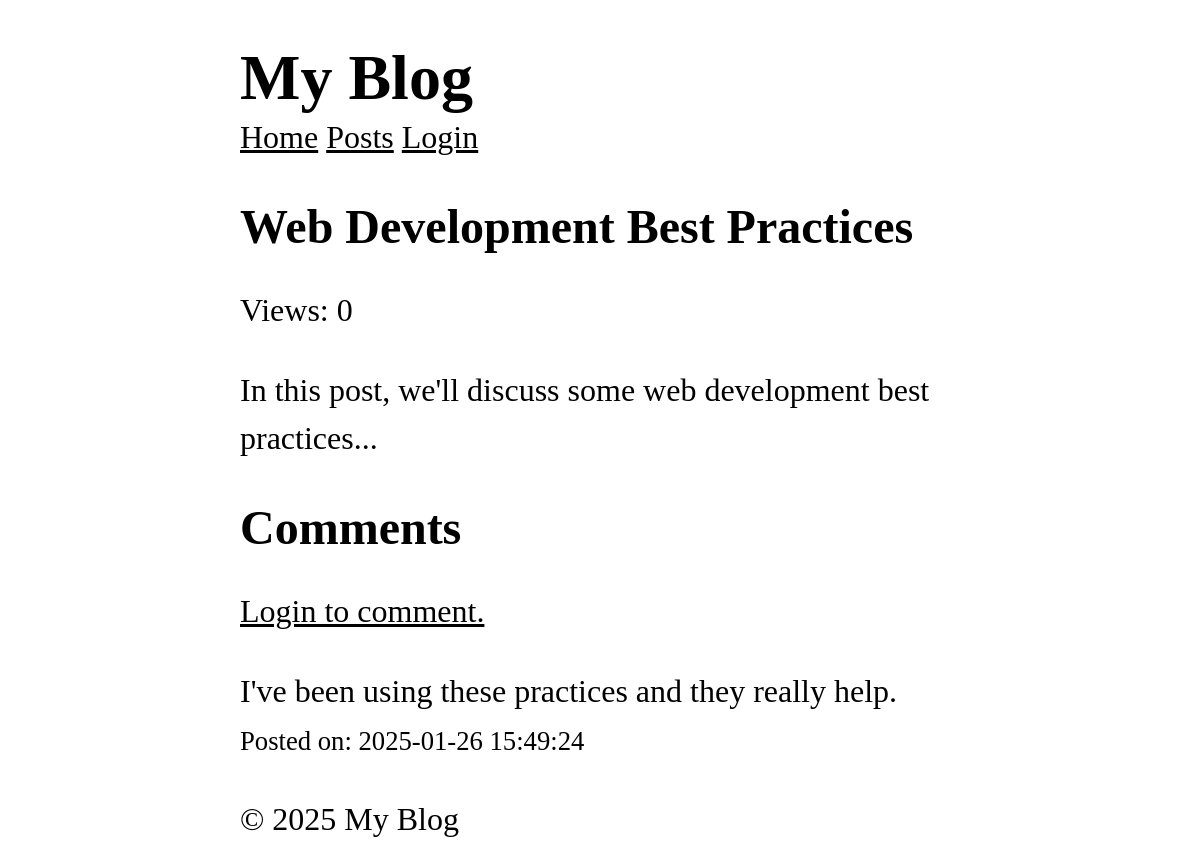
Page /posts/3 on the earlier database version.
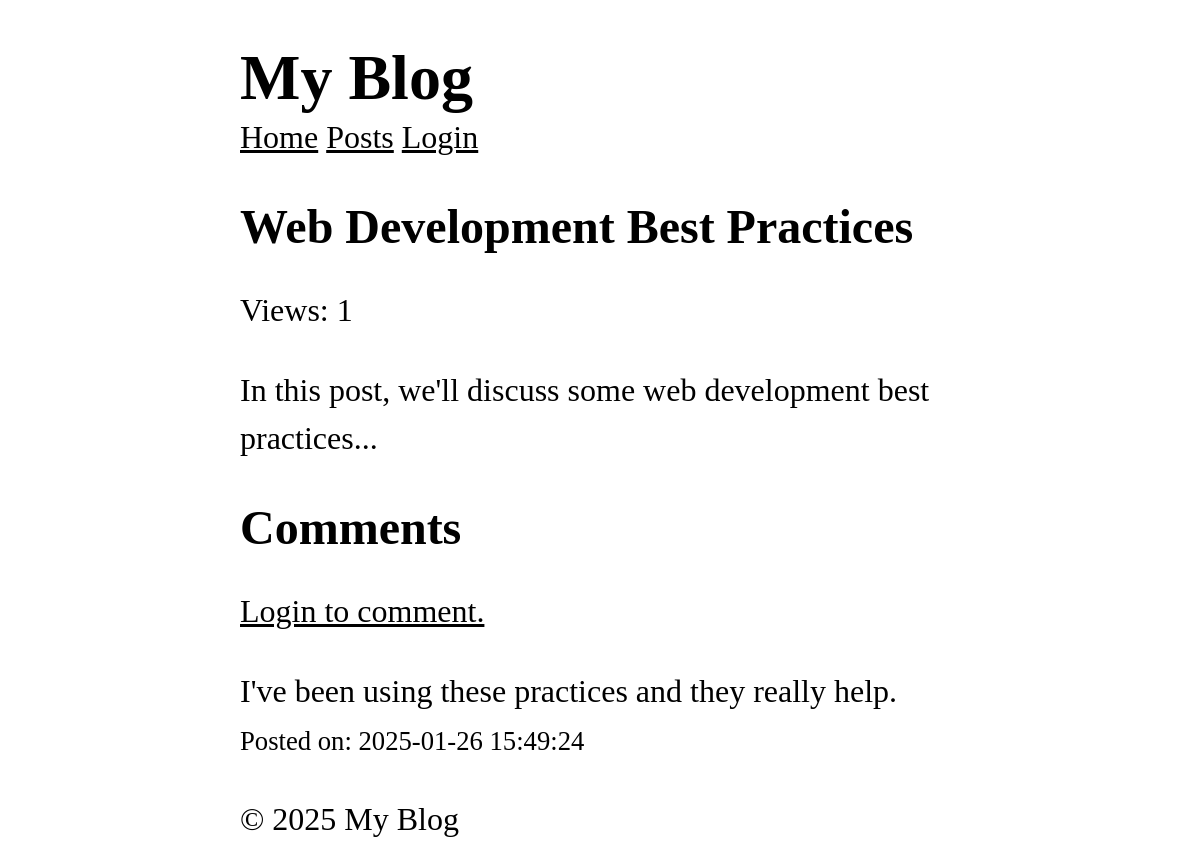
Same page on the later database version.
### tables this page shows
CREATE TABLE posts (
  id INTEGER PRIMARY KEY AUTOINCREMENT,
  title TEXT NOT NULL,
  content TEXT NOT NULL,
  views INTEGER DEFAULT 0,
  user_id INTEGER NOT NULL,
  created_at DATETIME DEFAULT CURRENT_TIMESTAMP,
  FOREIGN KEY (user_id) REFERENCES users (id)
);

### core/View.php (called while the page is built, shortened)
<?php
class View
{
  protected static $globals = [];
  public static function share(string $key, mixed $value): void
  {
    static::$globals[$key] = $value;
  }
  public static function render(string $template, array $data = [], string $layout = null): string
  {
    $data = [...static::$globals, ...$data];
    $content = static::renderTemplate(
      $template,
      $data
    );
    return static::renderLayout($layout, $data, $content);
  }
  protected static function renderTemplate(string $template, array $data): string
  {
    extract($data);
    $path = dirname(__DIR__) . "/app/Views/$template.php";
    require $path;
    return ob_get_clean();
  }
  protected static function renderLayout(?string $template, array $data, string $content): string
  {
    return ob_get_clean();
  }
}

### app/Controllers/PostController.php (called while the page is built, shortened)
<?php
class PostController {
  public function show($id) {
    $post = Post::find($id);
    $comments = Comment::forPost($id);
    return View::render(
      template: 'post/show',
      layout: 'layouts/main',
      data: ['post' => $post, 'comments' => $comments]
    );
  }
}

### core/Router.php (called while the page is built, shortened)
<?php
class Router
{
  protected array $routes = [];
  protected array $globalMiddleware = [];
  protected array $routeMiddleware = [];
  public function add(string $method, string $uri, string $controller, array $middlewares = []): void
  {
    $this->routes[] = [
      'method' => $method,
      'uri' => $uri,
      'controller' => $controller,
      'middlewares' => $middlewares
    ];
  }
  public function addGlobalMiddleware(string $middleware): void
  {
    $this->globalMiddleware[] = $middleware;
  }
  public function addRouteMiddleware(string $name, string $middleware): void
  {
    $this->routeMiddleware[$name] = $middleware;
  }
  public function dispatch(string $uri, string $method): string
  {
    $route = $this->findRoute($uri, $method);
    $middlewares = [
      ...$this->globalMiddleware,
      ...array_map(
        fn($name) => $this->routeMiddleware[$name],
        $route['middlewares']
      )
    ];
    return $this->runMiddleware(
      $middlewares,
      function () use ($route) {
        [$controller, $action] = explode('@', $route['controller']);
        return $this->callAction($controller, $action, $route['params']);
      }
    );
  }
  protected function runMiddleware(array $middlewares, callable $target): mixed
  {
    $next = $target;
    foreach (array_reverse($middlewares) as $middleware) {
      $next = function () use ($middleware, $next) {
        error_log("Middleware: running $middleware");
        return (new $middleware)->handle($next);
      };
    }
    return $next();
  }
  protected function findRoute(string $uri, string $method): ?array
  {
    foreach ($this->routes as $route) {
      $params = $this->matchRoute($route['uri'], $uri);
      if ($params !== null && $route['method'] === $method) {
        return [...$route, 'params' => $params];
      }
    }
    return null;
  }
  protected function matchRoute(string $routeUri, string $requestUri): ?array
  {
    $routeSegments = explode('/', trim($routeUri, '/'));
    $requestSegments = explode('/', trim($requestUri, '/'));
    if (count($routeSegments) !== count($requestSegments)) {
      return null;
    }
    $params = [];
    foreach ($routeSegments as $index => $routeSegment) {
      if (str_starts_with($routeSegment, '{') && str_ends_with($routeSegment, '}')) {
        $params[trim($routeSegment, '{}')] = $requestSegments[$index];
      } elseif ($routeSegment !== $requestSegments[$index]) {
        return null;
      }
    }
    return $params;
  }
  protected function callAction(string $controller, string $action, array $params): string
  {
    return (new $controllerClass)->$action(...$params);
  }
}

### app/Middlewares/CSRF.php (called while the page is built, shortened)
<?php
class CSRF implements Middleware
{
  public function handle(callable $next)
  {
    return $next();
  }
}

### app/Middlewares/View.php (called while the page is built, shortened)
<?php
class View implements Middleware
{
  public function handle(callable $next)
  {
    return $next();
  }
}

### core/App.php (called while the page is built, shortened)
<?php
class App {
  protected static $container = [];
  public static function bind(string $key, mixed $value): void {
    static::$container[$key] = $value;
  }
  public static function get(string $key): mixed {
    return static::$container[$key];
  }
}

### core/Model.php (called while the page is built, shortened)
<?php
abstract class Model
{
  protected static string $table;
  public static function find(mixed $id): ?static
  {
    $db = App::get('database');
    return $db->fetch("SELECT * FROM " . static::$table . " WHERE id = ?", [$id], static::class);
  }
}

### core/Database.php (called while the page is built, shortened)
<?php
class Database
{
  protected $pdo;
  public function __construct(array $config)
  {
    try {
      $dsn = $this->createDsn($config);
      $username = $config['username'] ?? null;
      $password = $config['password'] ?? null;
      $options = $config['options'] ?? null;
      $this->pdo = new PDO($dsn, $username, $password, $options);
      $this->pdo->setAttribute(PDO::ATTR_ERRMODE, PDO::ERRMODE_EXCEPTION);
    } catch (PDOException $e) {
      throw new Exception("Could not connect to the database");
    }
  }
  protected function createDsn(array $config): string
  {
    $driver = $config['driver'];
    $dbname = $config['dbname'];
    return match ($driver) {
      'sqlite' => "sqlite:$dbname",
      default => throw new Exception("Unsupported database driver: $driver")
    };
  }
  public function query(string $sql, array $params = []): PDOStatement
  {
    $stmt = $this->pdo->prepare($sql);
    $stmt->execute($params);
    return $stmt;
  }
  public function fetch(string $sql, array $params = [], ?string $className = null): mixed
  {
    $stmt = $this->query($sql, $params);
    if ($className) {
      $result = $stmt->fetch(PDO::FETCH_ASSOC);
      if ($result) {
        $object = new $className();
        foreach ($result as $key => $value) {
          if (property_exists($object, $key)) {
            $object->$key = $value;
          }
        }
        return $object;
      }
      return null;
    }
    return $stmt->fetch(PDO::FETCH_ASSOC);
  }
}

### app/Views/post/show.php (the view, shortened to what the changed rows need)
<article>
  <h1><?= htmlspecialchars($post->title) ?></h1>
  <p>Views: <?= $post->views ?></p>
  <p>
    <?= nl2br(htmlspecialchars($post->content)) ?>
  </p>
</article>
<section>
  <h2 id="comments">Comments</h2>
</section>

Differences in the rows shown:
changed posts "Web Development Best Practices": views "0" → "1"
